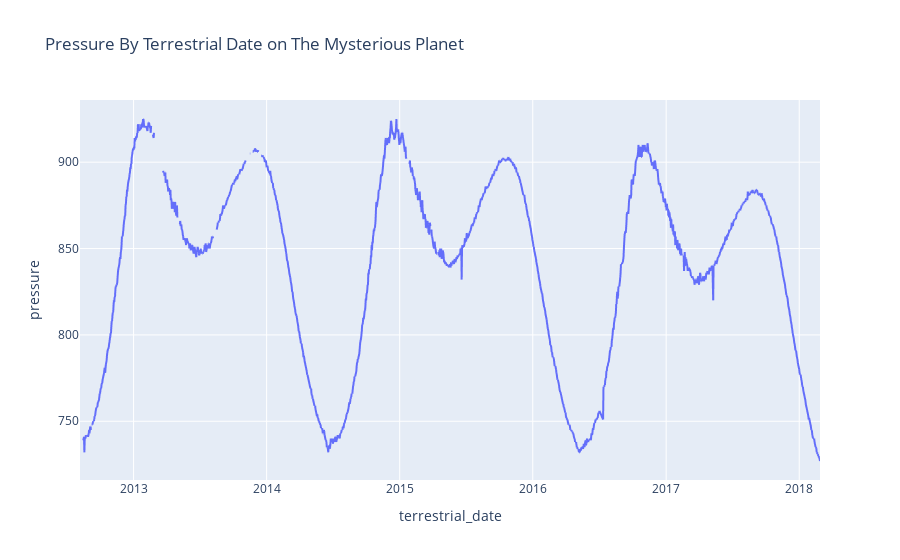

Notebook code for this chart:
### Code cell
# Plot a line chart of the daily atmospheric pressure by terrestrial date
# note: you do not need to modify the dataframe 
# use the original one you loaded at the beginning of the milestone.
pres = planet.groupby('terrestrial_date')
px.line(planet, x = 'terrestrial_date', y = 'pressure', title = 'Pressure By Terrestrial Date on The Mysterious Planet')

### Figure 1 — Plotly figure (JSON) as saved in the notebook; plotly's stock layout.template omitted (floating-point values rounded to 4 significant figures; data arrays with more than 128 entries replaced by an {"elided": "..."} marker saying what was removed)
{"data": [{"hovertemplate": "terrestrial_date=%{x}<br>pressure=%{y}<extra></extra>", "legendgroup": "", "line": {"color": "#636efa", "dash": "solid"}, "marker": {"symbol": "circle"}, "mode": "lines", "name": "", "showlegend": false, "type": "scattergl", "x": {"elided": "1894 str values"}, "xaxis": "x", "y": {"elided": "1894 int values"}, "yaxis": "y"}], "layout": {"autosize": true, "legend": {"tracegroupgap": 0}, "title": {"text": "Pressure By Terrestrial Date on The Mysterious Planet"}, "xaxis": {"anchor": "y", "autorange": true, "domain": [0, 1], "range": ["2012-08-07", "2018-02-27"], "title": {"text": "terrestrial_date"}, "type": "date"}, "yaxis": {"anchor": "x", "autorange": true, "domain": [0, 1], "range": [716, 936], "title": {"text": "pressure"}, "type": "linear"}}}
